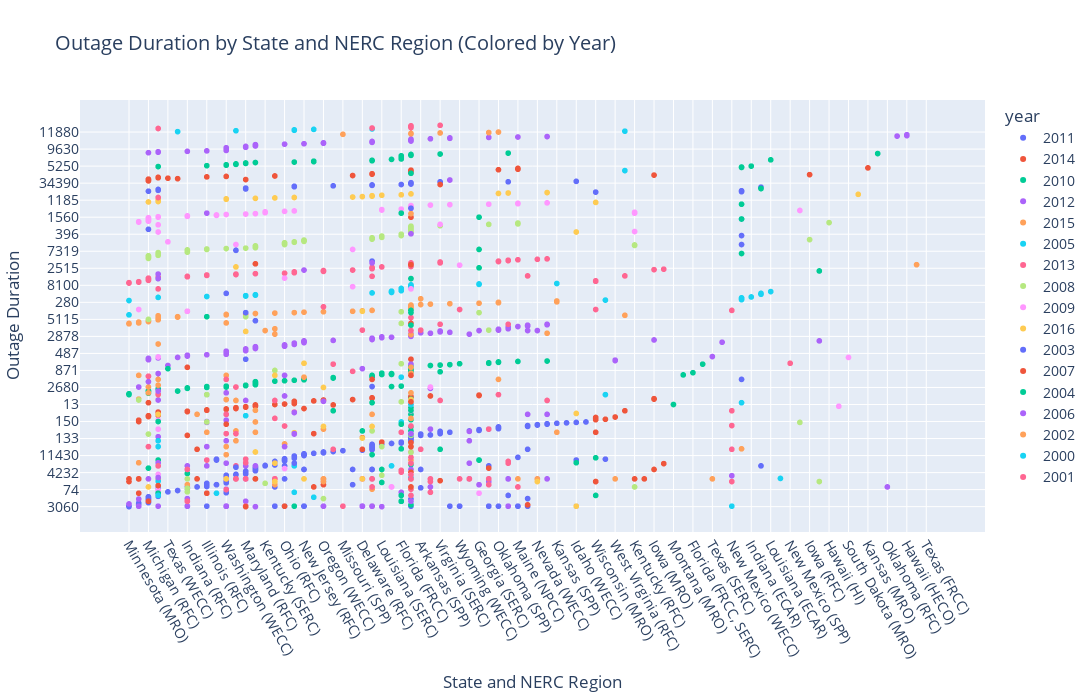

Notebook code for this chart:
### Code cell
# Create a combined label for clarity
data = raw.copy()
data['state_region'] = data['state'] + ' (' + data['nerc_region'] + ')'

fig = px.scatter(
    data,
    x='state_region',
    y='duration',
    color='year',
    title='Outage Duration by State and NERC Region (Colored by Year)',
    labels={'State_Region': 'State (NERC Region)', 'Outage Duration': 'Outage Duration (hours)'},
    hover_data=['state', 'nerc_region', 'year', 'duration'],
)

fig.update_layout(
    xaxis_tickangle=60,
    xaxis_title='State and NERC Region',
    yaxis_title='Outage Duration',
    height=700,
    width=1400,
    font=dict(size=14)
)

fig.show()

### Figure 1 — Plotly figure (JSON) as saved in the notebook; plotly's stock layout.template omitted (floating-point values rounded to 4 significant figures; data arrays with more than 128 entries replaced by an {"elided": "..."} marker saying what was removed)
{"data": [{"customdata": {"elided": "269x3 str values"}, "hovertemplate": "year=%{customdata[2]}<br>state_region=%{x}<br>duration=%{y}<br>state=%{customdata[0]}<br>nerc_region=%{customdata[1]}<extra></extra>", "legendgroup": "2011", "marker": {"color": "#636efa", "symbol": "circle"}, "mode": "markers", "name": "2011", "showlegend": true, "type": "scattergl", "x": {"elided": "269 str values"}, "xaxis": "x", "y": {"elided": "269 str values"}, "yaxis": "y"}, {"customdata": {"elided": "112x3 str values"}, "hovertemplate": "year=%{customdata[2]}<br>state_region=%{x}<br>duration=%{y}<br>state=%{customdata[0]}<br>nerc_region=%{customdata[1]}<extra></extra>", "legendgroup": "2014", "marker": {"color": "#EF553B", "symbol": "circle"}, "mode": "markers", "name": "2014", "showlegend": true, "type": "scattergl", "x": ["Minnesota (MRO)", "Minnesota (MRO)", "Tennessee (SERC)", "Tennessee (SERC)", "Tennessee (SERC)", "Tennessee (SERC)", "Tennessee (SERC)", "Tennessee (SERC)", "Tennessee (SERC)", "Tennessee (SERC)", "Tennessee (SERC)", "Wisconsin (MRO)", "Wisconsin (MRO)", "Wisconsin (RFC)", "Wisconsin (MRO)", "Wisconsin (MRO)", "Wisconsin (MRO)", "Wisconsin (MRO)", "Wisconsin (MRO)", "Wisconsin (MRO)", "Wisconsin (MRO)", "West Virginia (RFC)", "Michigan (RFC)", "Michigan (RFC)", "Michigan (RFC)", "Texas (TRE)", "Texas (TRE)", "Texas (TRE)", "Texas (TRE)", "Texas (TRE)", "Texas (TRE)", "Texas (TRE)", "Texas (TRE)", "Texas (TRE)", "Texas (TRE)", "Texas (TRE)", "Indiana (RFC)", "Indiana (RFC)", "Indiana (RFC)", "Alabama (SERC)", "Mississippi (SERC)", "Mississippi (SERC)", "Illinois (RFC)", "Illinois (RFC)", "Washington (WECC)", "Washington (WECC)", "Washington (WECC)", "Arizona (WECC)", "Arizona (WECC)", "Arizona (WECC)", "Arizona (WECC)", "Arizona (WECC)", "Arizona (WECC)", "Maryland (RFC)", "Maryland (RFC)", "Maryland (RFC)", "Pennsylvania (RFC)", "Pennsylvania (RFC)", "Pennsylvania (RFC)", "Pennsylvania (RFC)", "Pennsylvania (RFC)", "Pennsylvania (RFC)", "Kentucky (RFC)", "Utah (WECC)", "Utah (RFC)", "Utah (WECC)", "Utah (WECC)", "Utah (WECC)", "Utah (WECC)", "Ohio (RFC)", "Ohio (RFC)", "North Carolina (SERC)", "North Carolina (SERC)", "North Carolina (SERC)", "North Carolina (SERC)", "North Carolina (SERC)", "North Carolina (SERC)", "New Jersey (RFC)", "New Jersey (RFC)", "New Jersey (RFC)", "South Carolina (SERC)", "South Carolina (SERC)", "South Carolina (SERC)", "Oregon (WECC)", "Oregon (WECC)", "Oregon (WECC)", "Oregon (WECC)", "District of Columbia (RFC)", "Missouri (SERC)", "Delaware (RFC)", "Delaware (RFC)", "Iowa (MRO)", "Iowa (MRO)", "Iowa (MRO)", "Montana (WECC)", "New York (NPCC)", "New York (NPCC)", "New York (NPCC)", "New York (NPCC)", "Louisiana (SERC)", "California (WECC)", "California (WECC)", "California (WECC)", "California (WECC)", "California (WECC)", "California (WECC)", "California (WECC)", "California (WECC)", "Arkansas (SERC)", "Vermont (NPCC)", "Georgia (SERC)", "Georgia (SERC)"], "xaxis": "x", "y": ["1", "60", "150", "1", "1", "4125", "1200", "528", "150", "1", "1920", null, "135", "108653", "8468", "44", "90", "18660", "538", "60", "60", "1000", "4290", "2325", "2760", "1195", "1559", "5", null, "402", "220", null, "2280", "990", "45", "1", "1060", "3", "2580", "390", "30", "1", "2790", "2761", "1183", "548", "1", "353", "1", "87", "1", null, "451", "1840", "1196", "1", "59", "1", "2668", "1", "6940", "54", "1", "1", "1", "13", "1", "1", "1", "0", "634", "4510", "1265", "3120", "985", "182", "1050", null, "353", null, "180", "4177", "300", "2", "120", "840", "1", "54", "25", "30", "53", "251", "21360", "2880", "56", "0", "25920", "1", "60480", "52", "540", "370", null, "1", "617", "324", null, "1", "285", "1", "1087", "4122"], "yaxis": "y"}, {"customdata": {"elided": "106x3 str values"}, "hovertemplate": "year=%{customdata[2]}<br>state_region=%{x}<br>duration=%{y}<br>state=%{customdata[0]}<br>nerc_region=%{customdata[1]}<extra></extra>", "legendgroup": "2010", "marker": {"color": "#00cc96", "symbol": "circle"}, "mode": "markers", "name": "2010", "showlegend": true, "type": "scattergl", "x": ["Minnesota (MRO)", "Minnesota (MRO)", "Minnesota (MRO)", "Wisconsin (MRO)", "Wisconsin (MRO)", "Michigan (RFC)", "Michigan (RFC)", "Michigan (RFC)", "Michigan (RFC)", "Michigan (RFC)", "Michigan (RFC)", "Michigan (RFC)", "Michigan (RFC)", "Texas (TRE)", "Texas (TRE)", "Texas (TRE)", "Texas (TRE)", "Texas (TRE)", "Indiana (RFC)", "Indiana (RFC)", "Indiana (RFC)", "Illinois (RFC)", "Illinois (RFC)", "Illinois (RFC)", "Illinois (RFC)", "Washington (WECC)", "Washington (WECC)", "Maryland (RFC)", "Maryland (RFC)", "Pennsylvania (RFC)", "Pennsylvania (RFC)", "Pennsylvania (RFC)", "Pennsylvania (RFC)", "Pennsylvania (RFC)", "Pennsylvania (RFC)", "Pennsylvania (RFC)", "Pennsylvania (RFC)", "Utah (WECC)", "Ohio (RFC)", "North Carolina (SERC)", "North Carolina (SERC)", "New Jersey (RFC)", "New Jersey (RFC)", "New Jersey (RFC)", "New Jersey (RFC)", "District of Columbia (RFC)", "District of Columbia (RFC)", "District of Columbia (RFC)", "Delaware (RFC)", "Montana (MRO)", "New York (NPCC)", "New York (NPCC)", "New York (NPCC)", "New York (NPCC)", "New York (NPCC)", "New York (NPCC)", "New York (RFC)", "Louisiana (SERC)", "Louisiana (SPP)", "Louisiana (SERC)", "Louisiana (SERC)", "Louisiana (SERC)", "Louisiana (SPP)", "Louisiana (SERC)", "Louisiana (SPP)", "Louisiana (SERC)", "Louisiana (SERC)", "Florida (FRCC, SERC)", "California (WECC)", "California (WECC)", "California (WECC)", "California (WECC)", "California (WECC)", "California (WECC)", "California (WECC)", "California (WECC)", "California (WECC)", "California (WECC)", "California (WECC)", "California (WECC)", "California (WECC)", "California (WECC)", "California (WECC)", "California (WECC)", "California (WECC)", "California (WECC)", "California (WECC)", "California (WECC)", "California (WECC)", "California (WECC)", "California (WECC)", "California (WECC)", "California (WECC)", "Arkansas (SERC)", "Virginia (SERC)", "Virginia (SERC)", "Virginia (RFC)", "Virginia (SERC)", "Nebraska (SPP)", "Wyoming (WECC)", "Connecticut (NPCC)", "Connecticut (NPCC)", "Oklahoma (SPP)", "Oklahoma (SPP)", "Maine (NPCC)", "Colorado (WECC)"], "xaxis": "x", "y": ["3000", "1860", "2970", "388", "480", "5730", "2820", "5610", "4170", "6030", "600", "4260", "1019", "2142", "360", "6300", "685", "940", "1980", "513", "23187", "2680", "3000", "2700", "2100", "2460", "2700", "7700", "3040", "2865", "9450", "4792", "3232", "5320", "376", "7709", "7080", "2275", "1843", "0", "42", "7020", "3300", "11580", "9719", "9886", "390", "855", "50", "13", "10080", "9480", "5760", "7320", "2520", "21", "18240", "2775", "2775", "2775", "2775", "430", "557", "467", "430", "2880", "295", "372", "177", "144", "56", "1470", "294", "871", "451", "199", "1524", "268", "39", "14190", "6070", "47", "660", "135", "50", "1008", "2895", "5", "11", "47", "251", "122", "5227", "206", "144", "235", "3366", "30", "159", "61", "76", "3305", "7200", "148", "673", "391"], "yaxis": "y"}, {"customdata": {"elided": "174x3 str values"}, "hovertemplate": "year=%{customdata[2]}<br>state_region=%{x}<br>duration=%{y}<br>state=%{customdata[0]}<br>nerc_region=%{customdata[1]}<extra></extra>", "legendgroup": "2012", "marker": {"color": "#ab63fa", "symbol": "circle"}, "mode": "markers", "name": "2012", "showlegend": true, "type": "scattergl", "x": {"elided": "174 str values"}, "xaxis": "x", "y": {"elided": "174 str values"}, "yaxis": "y"}, {"customdata": {"elided": "119x3 str values"}, "hovertemplate": "year=%{customdata[2]}<br>state_region=%{x}<br>duration=%{y}<br>state=%{customdata[0]}<br>nerc_region=%{customdata[1]}<extra></extra>", "legendgroup": "2015", "marker": {"color": "#FFA15A", "symbol": "circle"}, "mode": "markers", "name": "2015", "showlegend": true, "type": "scattergl", "x": ["Minnesota (MRO)", "Minnesota (MRO)", "Tennessee (SERC)", "Tennessee (SERC)", "Tennessee (SERC)", "Tennessee (SERC)", "Tennessee (SERC)", "Tennessee (SERC)", "Tennessee (SERC)", "West Virginia (RFC)", "Michigan (RFC)", "Michigan (RFC)", "Michigan (RFC)", "Michigan (RFC)", "Michigan (RFC)", "Michigan (RFC)", "Texas (TRE)", "Texas (TRE)", "Texas (TRE)", "Texas (TRE)", "Texas (TRE)", "Texas (TRE)", "Texas (TRE)", "Texas (SERC)", "Texas (TRE)", "Texas (SPP)", "Texas (TRE)", "Texas (TRE)", "Texas (SPP)", "Texas (TRE)", "Texas (TRE)", "Texas (TRE)", "Texas (TRE)", "Indiana (RFC)", "Alabama (SERC)", "Mississippi (SERC)", "Illinois (RFC)", "Washington (WECC)", "Washington (WECC)", "Washington (WECC)", "Washington (WECC)", "Washington (WECC)", "Washington (WECC)", "Washington (WECC)", "Washington (WECC)", "Washington (WECC)", "Washington (WECC)", "Washington (WECC)", "Arizona (WECC)", "Arizona (WECC)", "Arizona (WECC)", "Maryland (RFC)", "Pennsylvania (RFC)", "Pennsylvania (RFC)", "Kentucky (SERC)", "Utah (WECC)", "Utah (WECC)", "Utah (WECC)", "Utah (WECC)", "Utah (WECC)", "Utah (WECC)", "Ohio (RFC)", "North Carolina (SERC)", "New Jersey (RFC)", "New Jersey (NPCC)", "New Jersey (RFC)", "Oregon (WECC)", "Oregon (WECC)", "Oregon (WECC)", "Oregon (WECC)", "Oregon (WECC)", "Missouri (SERC)", "Missouri (SERC)", "Delaware (RFC)", "New York (NPCC)", "New York (NPCC)", "New York (NPCC)", "California (WECC)", "California (WECC)", "California (WECC)", "California (WECC)", "California (WECC)", "California (WECC)", "California (WECC)", "California (WECC)", "California (WECC)", "California (WECC)", "California (WECC)", "California (WECC)", "California (WECC)", "California (WECC)", "California (WECC)", "California (WECC)", "California (WECC)", "California (WECC)", "California (WECC)", "California (WECC)", "California (WECC)", "California (WECC)", "California (WECC)", "California (WECC)", "California (WECC)", "Arkansas (SPP)", "Arkansas (SERC)", "Virginia (RFC)", "Georgia (SERC)", "Oklahoma (SPP)", "Oklahoma (SPP)", "Oklahoma (SPP)", "Oklahoma (SPP)", "Oklahoma (SPP)", "Maine (NPCC)", "Nevada (WECC)", "Colorado (WECC)", "Kansas (SPP)", "Kansas (SPP)", "Kansas (SPP)", "Kansas (SPP)", "Kansas (SPP)"], "xaxis": "x", "y": ["1740", "155", "19", "21", "935", null, "95", "251", "310", "1", "1710", "1995", "4338", "232", "2820", "2700", "373", "2690", "5115", "225", "3000", "3020", "2420", "1", "455", "63", "1", "3300", "1320", "3040", "550", null, "1955", "120", "803", "5", "90", "8880", "19", "25", "420", "663", null, null, null, null, "21", "2520", "50", "70", "2", "304", "90", "1642", "108", "120", "1", "113", "31", "20", "1", "7", "1950", "132", null, "10080", "210", "1", "91", "60", "1", "65", null, "4254", "5", "255", "161", "247", "1", "32", "55", null, "2050", "26", "797", "12", "295", "360", "1", "420", "1", "166", "15", null, "989", "44", "98", "98", "157", "72", "1", "236", "1226", "2363", "2435", "1999", "1042", null, null, "3300", "280", "1", "1", "105", "187", "1406", "348", "90", null], "yaxis": "y"}, {"customdata": {"elided": "55x3 str values"}, "hovertemplate": "year=%{customdata[2]}<br>state_region=%{x}<br>duration=%{y}<br>state=%{customdata[0]}<br>nerc_region=%{customdata[1]}<extra></extra>", "legendgroup": "2005", "marker": {"color": "#19d3f3", "symbol": "circle"}, "mode": "markers", "name": "2005", "showlegend": true, "type": "scattergl", "x": ["Minnesota (MRO)", "Minnesota (MRO)", "Wisconsin (RFC)", "Wisconsin (RFC)", "Michigan (ECAR)", "Michigan (ECAR)", "Michigan (ECAR)", "Michigan (ECAR)", "Michigan (ECAR)", "Michigan (ECAR)", "Texas (TRE)", "Texas (TRE)", "Texas (TRE)", "Texas (TRE)", "Indiana (ECAR)", "Illinois (RFC)", "Maryland (RFC)", "Maryland (RFC)", "Maryland (RFC)", "Pennsylvania (RFC)", "Pennsylvania (RFC)", "Ohio (ECAR)", "Ohio (ECAR)", "Ohio (ECAR)", "North Carolina (SERC)", "North Carolina (SERC)", "New York (NPCC)", "Louisiana (SPP)", "Louisiana (SPP)", "Louisiana (SPP)", "Louisiana (ECAR)", "Louisiana (SPP)", "Florida (FRCC)", "Florida (FRCC)", "Florida (FRCC)", "Florida (FRCC)", "Florida (FRCC)", "Florida (FRCC)", "Florida (FRCC)", "Florida (FRCC)", "California (WECC)", "California (WECC)", "California (WECC)", "California (WECC)", "California (WECC)", "California (WECC)", "California (WECC)", "California (WECC)", "California (WECC)", "California (WECC)", "Arkansas (ECAR)", "Georgia (SERC)", "Georgia (SERC)", "Colorado (WECC)", "Kansas (SPP)"], "xaxis": "x", "y": ["3960", "8880", "3000", "4410", "6510", "3120", "7530", "8160", "7620", "2939", "12180", "1620", "1110", "420", "15950", "149", "2760", "5628", "4517", "1757", "1714", "11640", "7920", "6480", "1440", "240", "3240", "2160", "1440", "692", "6240", "18804", "17520", "8189", "720", "13430", "10080", "24780", "1080", "14101", "171", "84", "202", "4740", "250", "249", "13", "8100", "245", "8", "126", "1380", "1865", null, "14040"], "yaxis": "y"}, {"customdata": {"elided": "153x3 str values"}, "hovertemplate": "year=%{customdata[2]}<br>state_region=%{x}<br>duration=%{y}<br>state=%{customdata[0]}<br>nerc_region=%{customdata[1]}<extra></extra>", "legendgroup": "2013", "marker": {"color": "#FF6692", "symbol": "circle"}, "mode": "markers", "name": "2013", "showlegend": true, "type": "scattergl", "x": {"elided": "153 str values"}, "xaxis": "x", "y": {"elided": "153 str values"}, "yaxis": "y"}, {"customdata": {"elided": "111x3 str values"}, "hovertemplate": "year=%{customdata[2]}<br>state_region=%{x}<br>duration=%{y}<br>state=%{customdata[0]}<br>nerc_region=%{customdata[1]}<extra></extra>", "legendgroup": "2008", "marker": {"color": "#B6E880", "symbol": "circle"}, "mode": "markers", "name": "2008", "showlegend": true, "type": "scattergl", "x": ["Tennessee (SERC)", "Michigan (RFC)", "Michigan (RFC)", "Michigan (RFC)", "Michigan (RFC)", "Michigan (RFC)", "Michigan (RFC)", "Michigan (RFC)", "Michigan (RFC)", "Michigan (RFC)", "Texas (TRE)", "Texas (TRE)", "Texas (TRE)", "Texas (TRE)", "Texas (TRE)", "Texas (TRE)", "Texas (TRE)", "Texas (TRE)", "Indiana (RFC)", "Indiana (RFC)", "Indiana (RFC)", "Indiana (RFC)", "Indiana (RFC)", "Indiana (RFC)", "Indiana (RFC)", "Indiana (RFC)", "Indiana (RFC)", "Illinois (RFC)", "Illinois (RFC)", "Illinois (RFC)", "Illinois (RFC)", "Washington (WECC)", "Maryland (RFC)", "Maryland (RFC)", "Pennsylvania (RFC)", "Pennsylvania (RFC)", "Pennsylvania (RFC)", "Pennsylvania (RFC)", "Pennsylvania (RFC)", "Kentucky (RFC)", "Kentucky (SERC)", "Kentucky (RFC)", "Kentucky (RFC)", "Utah (WECC)", "Ohio (RFC)", "Ohio (RFC)", "Ohio (RFC)", "Ohio (RFC)", "Ohio (RFC)", "North Carolina (SERC)", "North Carolina (SERC)", "New Jersey (RFC)", "New Jersey (RFC)", "New Jersey (RFC)", "New Jersey (RFC)", "Oregon (WECC)", "Missouri (RFC)", "Iowa (RFC)", "New York (NPCC)", "New York (NPCC)", "New York (NPCC)", "New York (NPCC)", "New York (NPCC)", "Louisiana (SERC)", "Louisiana (SERC)", "Louisiana (SERC)", "Louisiana (SERC)", "Louisiana (SERC)", "Louisiana (SERC)", "Florida (FRCC)", "Florida (FRCC)", "Florida (FRCC)", "Florida (FRCC)", "Florida (FRCC)", "Florida (FRCC)", "Florida (FRCC)", "Florida (FRCC)", "California (WECC)", "California (WECC)", "California (WECC)", "California (WECC)", "California (WECC)", "California (WECC)", "California (WECC)", "California (WECC)", "California (WECC)", "California (WECC)", "California (WECC)", "California (WECC)", "California (WECC)", "California (WECC)", "California (WECC)", "California (WECC)", "California (WECC)", "California (WECC)", "California (WECC)", "California (WECC)", "California (WECC)", "California (WECC)", "California (WECC)", "Virginia (SERC)", "Virginia (SERC)", "Virginia (SERC)", "Nebraska (MRO)", "Georgia (SERC)", "Connecticut (NPCC)", "Connecticut (NPCC)", "Maine (NPCC)", "Maine (NPCC)", "Maine (NPCC)", "Hawaii (HI)"], "xaxis": "x", "y": ["840", "5115", "7650", "4110", "270", "5580", "705", "11850", "8922", "1140", "27698", "847", "12124", "5595", "3360", "3569", "27698", "21540", "233", "2120", "96", "7319", "1", "1130", "35", "10", "3872", "810", "3000", "720", "2010", "248", "4470", "1320", "5579", "6938", "299", "6713", "2684", "300", "1020", "23700", "10499", "871", "4200", "805", "2190", "11531", "11420", "1318", "885", "3599", "6090", "1365", "333", "200", "870", "8670", "10726", "5400", "3584", "4710", "50", "28170", "420", "13215", "17812", "20416", "355", "182", "5820", "155", "91", "5071", "38", "61", "396", "155", "437", "1054", "523", "3", "749", null, "270", "224", "15180", "179", "234", "829", "269", "761", "865", "252", "11867", "1035", "751", "214", "4605", "759", "424", "1826", "570", "60", "1950", "110", "2640", "3667", "1037", "618", "1367"], "yaxis": "y"}, {"customdata": {"elided": "78x3 str values"}, "hovertemplate": "year=%{customdata[2]}<br>state_region=%{x}<br>duration=%{y}<br>state=%{customdata[0]}<br>nerc_region=%{customdata[1]}<extra></extra>", "legendgroup": "2009", "marker": {"color": "#FF97FF", "symbol": "circle"}, "mode": "markers", "name": "2009", "showlegend": true, "type": "scattergl", "x": ["Tennessee (SERC)", "Tennessee (SERC)", "Tennessee (SERC)", "Michigan (RFC)", "Michigan (RFC)", "Michigan (RFC)", "Michigan (RFC)", "Michigan (RFC)", "Michigan (RFC)", "Michigan (RFC)", "Michigan (RFC)", "Michigan (RFC)", "Texas (TRE)", "Texas (TRE)", "Texas (TRE)", "Texas (TRE)", "Texas (TRE)", "Texas (TRE)", "Texas (TRE)", "Texas (TRE)", "Texas (WECC)", "Texas (TRE)", "Texas (TRE)", "Texas (TRE)", "Indiana (RFC)", "Indiana (RFC)", "Indiana (RFC)", "Indiana (RFC)", "Illinois (SERC)", "Illinois (SERC)", "Washington (WECC)", "Arizona (WECC)", "Maryland (RFC)", "Pennsylvania (RFC)", "Kentucky (RFC)", "Kentucky (SERC)", "Kentucky (RFC)", "Kentucky (SERC)", "Kentucky (RFC)", "Utah (WECC)", "Ohio (RFC)", "Ohio (RFC)", "Ohio (RFC)", "North Carolina (SERC)", "Missouri (SERC)", "Missouri (RFC)", "Missouri (SERC)", "Louisiana (SPP)", "Louisiana (SERC)", "Louisiana (SERC)", "Louisiana (SPP)", "Louisiana (SPP)", "Florida (FRCC)", "California (WECC)", "California (WECC)", "California (WECC)", "California (WECC)", "California (WECC)", "California (WECC)", "California (WECC)", "California (WECC)", "California (WECC)", "California (WECC)", "California (WECC)", "California (WECC)", "California (WECC)", "Arkansas (SERC)", "Arkansas (SERC)", "Virginia (RFC)", "Virginia (SERC)", "Wyoming (WECC)", "Georgia (SERC)", "Connecticut (NPCC)", "Maine (NPCC)", "Maine (NPCC)", "Colorado (WECC)", "South Dakota (RFC)", "South Dakota (MRO)"], "xaxis": "x", "y": ["762", "136", "32", "3540", "3915", "4590", "5670", "3015", "5700", "78377", "4259", "1588", "215", "570", "1500", "224", "210", "1920", "1560", "240", "885", "6000", "2220", "330", "12240", "65", "23773", "12240", "659", "9230", "1204", "4200", "2855", "5160", "1680", "652", "3570", "6492", "15180", "15", "3630", "930", "1733", "1460", "810", "4150", "4740", "300", "732", "510", "300", "300", "1419", "945", "125", "40", "1080", "390", "400", null, "124", "89", "900", "89", "909", "326", "10274", "2700", "1337", "2640", "106", "1200", "4560", "2108", "881", "2710", "59", "181"], "yaxis": "y"}, {"customdata": {"elided": "59x3 str values"}, "hovertemplate": "year=%{customdata[2]}<br>state_region=%{x}<br>duration=%{y}<br>state=%{customdata[0]}<br>nerc_region=%{customdata[1]}<extra></extra>", "legendgroup": "2016", "marker": {"color": "#FECB52", "symbol": "circle"}, "mode": "markers", "name": "2016", "showlegend": true, "type": "scattergl", "x": ["Tennessee (SERC)", "Tennessee (SERC)", "Wisconsin (MRO)", "Michigan (RFC)", "Michigan (RFC)", "Texas (TRE)", "Texas (TRE)", "Texas (TRE)", "Texas (TRE)", "Texas (TRE)", "Texas (TRE)", "Washington (WECC)", "Washington (WECC)", "Washington (WECC)", "Washington (WECC)", "Washington (WECC)", "Washington (WECC)", "Washington (WECC)", "Arizona (WECC)", "Maryland (RFC)", "Pennsylvania (RFC)", "Pennsylvania (RFC)", "Utah (WECC)", "Utah (WECC)", "Utah (WECC)", "Utah (WECC)", "Utah (WECC)", "North Carolina (SERC)", "North Carolina (SERC)", "New Jersey (RFC)", "New Jersey (RFC)", "Oregon (WECC)", "Oregon (WECC)", "Oregon (WECC)", "Missouri (SERC)", "Missouri (SERC)", "Delaware (RFC)", "Delaware (RFC)", "Delaware (RFC)", "Delaware (RFC)", "New York (NPCC)", "New York (NPCC)", "New York (NPCC)", "New York (NPCC)", "Louisiana (SERC)", "Louisiana (SERC)", "Florida (FRCC)", "California (WECC)", "California (SERC)", "California (WECC)", "California (WECC)", "Oklahoma (SPP)", "Massachusetts (NPCC)", "Nevada (WECC)", "Colorado (WECC)", "Idaho (WECC)", "Idaho (WECC)", "Idaho (WECC)", "Idaho (WECC)"], "xaxis": "x", "y": [null, null, "1605", "1513", "300", "1455", "3255", "5", "2655", "1185", "3050", "1", "1919", null, null, "313", null, null, "227", "1673", "164", "278", "60", "204", "15", "60", "21", "1355", "167", "1", "76", "73", null, "2680", "1199", null, "65", "1", "507", "213", "191", "73", null, "18717", "3180", null, "83", "25", "223", "49427", null, "796", "1068", "60", "4019", "224", "0", null, "220"], "yaxis": "y"}, {"customdata": {"elided": "46x3 str values"}, "hovertemplate": "year=%{customdata[2]}<br>state_region=%{x}<br>duration=%{y}<br>state=%{customdata[0]}<br>nerc_region=%{customdata[1]}<extra></extra>", "legendgroup": "2003", "marker": {"color": "#636efa", "symbol": "circle"}, "mode": "markers", "name": "2003", "showlegend": true, "type": "scattergl", "x": ["Wisconsin (RFC)", "Wisconsin (MRO)", "Michigan (ECAR)", "Michigan (ECAR)", "Michigan (ECAR)", "Michigan (ECAR)", "Michigan (RFC)", "Michigan (RFC)", "Michigan (ECAR)", "Michigan (ECAR)", "Texas (TRE)", "Texas (TRE)", "Texas (TRE)", "Illinois (SERC)", "Illinois (RFC)", "Illinois (SERC)", "Washington (WECC)", "Arizona (WECC)", "Arizona (WECC)", "Maryland (RFC)", "Maryland (RFC)", "Maryland (RFC)", "Maryland (RFC)", "Maryland (RFC)", "Pennsylvania (RFC)", "Ohio (ECAR)", "Ohio (ECAR)", "Ohio (ECAR)", "North Carolina (SERC)", "North Carolina (SERC)", "North Carolina (SERC)", "District of Columbia (RFC)", "New York (NPCC)", "New York (NPCC)", "New York (NPCC)", "New York (NPCC)", "Florida (FRCC)", "California (WECC)", "California (WECC)", "California (WECC)", "California (WECC)", "California (WECC)", "Virginia (SERC)", "Virginia (SERC)", "Massachusetts (NPCC)", "Idaho (WECC)"], "xaxis": "x", "y": ["960", "1219", "5820", "3051", "4200", "3300", "761", "46080", "2694", "5700", "9486", "186", "757", "360", "120", "960", "6480", "35", "100", "1950", "12890", "4920", "4080", "7298", "4338", "5040", "3137", "1440", "3388", "1528", "15", "14500", "2089", "1732", "5513", "2100", "816", "721", "5910", "34390", "125", "1914", "131", "115", "115", "1548"], "yaxis": "y"}, {"customdata": {"elided": "56x3 str values"}, "hovertemplate": "year=%{customdata[2]}<br>state_region=%{x}<br>duration=%{y}<br>state=%{customdata[0]}<br>nerc_region=%{customdata[1]}<extra></extra>", "legendgroup": "2007", "marker": {"color": "#EF553B", "symbol": "circle"}, "mode": "markers", "name": "2007", "showlegend": true, "type": "scattergl", "x": ["Michigan (RFC)", "Michigan (RFC)", "Michigan (RFC)", "Michigan (RFC)", "Michigan (RFC)", "Michigan (RFC)", "Michigan (RFC)", "Texas (WECC)", "Texas (SPP)", "Texas (WECC)", "Texas (TRE)", "Texas (TRE)", "Texas (TRE)", "Indiana (RFC)", "Illinois (RFC)", "Illinois (RFC)", "Illinois (RFC)", "Washington (WECC)", "Washington (WECC)", "Maryland (RFC)", "Maryland (RFC)", "Pennsylvania (RFC)", "Utah (WECC)", "Missouri (SERC)", "Iowa (MRO)", "Iowa (RFC)", "New York (NPCC)", "New York (NPCC)", "New York (NPCC)", "California (WECC)", "California (WECC)", "California (WECC)", "California (WECC)", "California (WECC)", "California (WECC)", "California (WECC)", "California (WECC)", "California (WECC)", "California (WECC)", "California (WECC)", "California (WECC)", "California (WECC)", "California (WECC)", "California (WECC)", "California (WECC)", "California (WECC)", "California (WECC)", "Virginia (SERC)", "Virginia (SERC)", "Connecticut (NPCC)", "Oklahoma (SPP)", "Maine (NPCC)", "Maine (NPCC)", "Maine (NPCC)", "New Hampshire (NPCC)", "Kansas (MRO)"], "xaxis": "x", "y": ["4830", "3637", "4320", "168", "3120", "5790", "9150", null, "2340", "766", "690", "318", "1830", "47", "7609", "1200", "1200", "2040", "6276", "3060", "5790", "78", "283", "2070", "347", "1044", "3300", "49", "48", "420", "64", "155", "1560", "3301", "435", "854", "182", "230", "962", "17", "21", "959", "1230", "37", "300", "4080", null, "385", "816", "4260", "13972", "1676", "3604", "950", "660", "13650"], "yaxis": "y"}, {"customdata": {"elided": "71x3 str values"}, "hovertemplate": "year=%{customdata[2]}<br>state_region=%{x}<br>duration=%{y}<br>state=%{customdata[0]}<br>nerc_region=%{customdata[1]}<extra></extra>", "legendgroup": "2004", "marker": {"color": "#00cc96", "symbol": "circle"}, "mode": "markers", "name": "2004", "showlegend": true, "type": "scattergl", "x": ["Michigan (ECAR)", "Michigan (ECAR)", "Michigan (ECAR)", "Michigan (ECAR)", "Michigan (ECAR)", "Texas (TRE)", "Texas (SPP)", "Texas (WECC)", "Texas (TRE)", "Texas (TRE)", "Texas (TRE)", "Texas (TRE)", "Indiana (ECAR)", "Illinois (RFC)", "Illinois (RFC)", "Washington (WECC)", "Washington (WECC)", "Arizona (WECC)", "Arizona (WECC)", "Arizona (WECC)", "Maryland (RFC)", "Maryland (RFC)", "Pennsylvania (RFC)", "Ohio (ECAR)", "Ohio (ECAR)", "North Carolina (SERC)", "South Carolina (SERC)", "South Carolina (SERC)", "New York (NPCC)", "New York (NPCC)", "New York (NPCC)", "Louisiana (ECAR)", "Louisiana (SPP)", "Louisiana (SPP)", "Florida (FRCC)", "Florida (FRCC)", "Florida (FRCC)", "Florida (FRCC)", "Florida (FRCC)", "Florida (FRCC)", "Florida (FRCC)", "Florida (FRCC)", "Florida (FRCC)", "Florida (FRCC)", "Florida (FRCC)", "Florida (FRCC)", "Florida (FRCC)", "Florida (FRCC)", "Florida (FRCC)", "Florida (FRCC)", "Florida (FRCC)", "California (WECC)", "California (WECC)", "California (WECC)", "California (WECC)", "California (WECC)", "California (WECC)", "California (WECC)", "California (WECC)", "California (WECC)", "California (WECC)", "Virginia (SERC)", "Nebraska (MRO)", "Georgia (SERC)", "Georgia (SERC)", "Georgia (SERC)", "Georgia (SERC)", "Georgia (SERC)", "Oklahoma (ECAR)", "Massachusetts (NPCC)", "Idaho (WECC)"], "xaxis": "x", "y": ["5700", "3360", "4560", "7800", "5840", "900", "600", "39", "1200", "17865", "1200", "150", "5250", "1320", "1530", "5340", "4285", "49320", "49320", "418", "1671", "2279", "2319", "4920", "4920", "1890", "488", "3480", "4680", "3120", "2400", "8054", "2100", "1755", "4320", "4320", "480", "1005", "221", "4320", "3600", "6840", "221", "7560", "10380", "2040", "12060", "1680", "13920", "1099", "2460", "33", "2790", "2759", "161", "900", "64", "270", "1950", "572", "1414", "624", "4", "810", "1800", "1560", "360", "360", "6685", "374", "95"], "yaxis": "y"}, {"customdata": {"elided": "67x3 str values"}, "hovertemplate": "year=%{customdata[2]}<br>state_region=%{x}<br>duration=%{y}<br>state=%{customdata[0]}<br>nerc_region=%{customdata[1]}<extra></extra>", "legendgroup": "2006", "marker": {"color": "#ab63fa", "symbol": "circle"}, "mode": "markers", "name": "2006", "showlegend": true, "type": "scattergl", "x": ["Michigan (RFC)", "Michigan (RFC)", "Texas (TRE)", "Texas (TRE)", "Texas (TRE)", "Texas (TRE)", "Texas (TRE)", "Texas (TRE)", "Texas (TRE)", "Texas (TRE)", "Indiana (RFC)", "Illinois (RFC)", "Illinois (RFC)", "Illinois (RFC)", "Washington (WECC)", "Washington (WECC)", "Washington (WECC)", "Washington (WECC)", "Washington (WECC)", "Washington (WECC)", "Washington (WECC)", "Washington (WECC)", "Maryland (RFC)", "Maryland (RFC)", "Maryland (RFC)", "Pennsylvania (RFC)", "Pennsylvania (RFC)", "Pennsylvania (RFC)", "Pennsylvania (RFC)", "Pennsylvania (RFC)", "Ohio (RFC)", "Ohio (RFC)", "North Carolina (SERC)", "North Carolina (SERC)", "New Jersey (RFC)", "New Jersey (RFC)", "Oregon (WECC)", "Oregon (WECC)", "Oregon (WECC)", "New York (NPCC)", "New York (NPCC)", "New York (NPCC)", "New York (NPCC)", "California (WECC)", "California (WECC)", "California (WECC)", "California (WECC)", "California (WECC)", "California (WECC)", "California (WECC)", "California (WECC)", "California (WECC)", "Arkansas (SERC)", "Virginia (RFC)", "Virginia (RFC)", "Virginia (RFC)", "Nebraska (MRO)", "Georgia (SERC)", "Connecticut (NPCC)", "Oklahoma (RFC)", "Maine (NPCC)", "Colorado (WECC)", "Colorado (MRO)", "Hawaii (HECO)", "Hawaii (HECO)", "Hawaii (HECO)", "North Dakota (MRO)"], "xaxis": "x", "y": ["6420", "7080", "189", "245", "600", "271", "95", "121", "130", "900", "4045", "1680", "2370", "1440", "8940", "6690", "2639", "9630", "3507", "2820", "5855", "22769", "3938", "4440", "2610", "3058", "4800", "3060", "2985", "7523", "420", "1420", "180", "990", "4140", "3720", "4380", "4313", "1050", "448", "13140", "15492", "11296", "437", "180", "8472", "159", "334", "365", "2645", "7371", "180", "414", "1072", "168", "485", "9600", "120", "145", "300", "198", "439", "2140", "543", "237", "1906", null], "yaxis": "y"}, {"customdata": [["Michigan", "ECAR", "2002"], ["Arizona", "WECC", "2002"], ["Pennsylvania", "RFC", "2002"], ["Pennsylvania", "RFC", "2002"], ["Missouri", "SPP", "2002"], ["Louisiana", "SPP", "2002"], ["Florida", "SERC", "2002"], ["California", "WECC", "2002"], ["California", "WECC", "2002"], ["California", "WECC", "2002"], ["California", "WECC", "2002"], ["California", "WECC", "2002"], ["Arkansas", "SPP", "2002"], ["Virginia", "SERC", "2002"], ["Connecticut", "NPCC", "2002"], ["Oklahoma", "SPP", "2002"], ["Kansas", "SPP", "2002"]], "hovertemplate": "year=%{customdata[2]}<br>state_region=%{x}<br>duration=%{y}<br>state=%{customdata[0]}<br>nerc_region=%{customdata[1]}<extra></extra>", "legendgroup": "2002", "marker": {"color": "#FFA15A", "symbol": "circle"}, "mode": "markers", "name": "2002", "showlegend": true, "type": "scattergl", "x": ["Michigan (ECAR)", "Arizona (WECC)", "Pennsylvania (RFC)", "Pennsylvania (RFC)", "Missouri (SPP)", "Louisiana (SPP)", "Florida (SERC)", "California (WECC)", "California (WECC)", "California (WECC)", "California (WECC)", "California (WECC)", "Arkansas (SPP)", "Virginia (SERC)", "Connecticut (NPCC)", "Oklahoma (SPP)", "Kansas (SPP)"], "xaxis": "x", "y": ["3600", null, "720", "2790", "15420", null, "230", "336", "5160", "47", "2820", "6780", "8160", "2691", "5880", "11880", null], "yaxis": "y"}, {"customdata": [["Texas", "TRE", "2000"], ["Texas", "SPP", "2000"], ["Texas", "TRE", "2000"], ["Texas", "FRCC", "2000"], ["Indiana", "ECAR", "2000"], ["Alabama", "SERC", "2000"], ["Alabama", "SERC", "2000"], ["Alabama", "SERC", "2000"], ["Illinois", "SERC", "2000"], ["Illinois", "SERC", "2000"], ["Illinois", "SERC", "2000"], ["Arizona", "WECC", "2000"], ["Arizona", "WECC", "2000"], ["Ohio", "ECAR", "2000"], ["North Carolina", "SERC", "2000"], ["North Carolina", "SERC", "2000"], ["North Carolina", "SERC", "2000"], ["South Carolina", "SERC", "2000"], ["South Carolina", "SERC", "2000"], ["Delaware", "RFC", "2000"], ["New York", "NPCC", "2000"], ["California", "WECC", "2000"], ["Virginia", "SERC", "2000"], ["New Mexico", "WECC", "2000"], ["Maine", "NPCC", "2000"], ["Alaska", "ASCC", "2000"]], "hovertemplate": "year=%{customdata[2]}<br>state_region=%{x}<br>duration=%{y}<br>state=%{customdata[0]}<br>nerc_region=%{customdata[1]}<extra></extra>", "legendgroup": "2000", "marker": {"color": "#19d3f3", "symbol": "circle"}, "mode": "markers", "name": "2000", "showlegend": true, "type": "scattergl", "x": ["Texas (TRE)", "Texas (SPP)", "Texas (TRE)", "Texas (FRCC)", "Indiana (ECAR)", "Alabama (SERC)", "Alabama (SERC)", "Alabama (SERC)", "Illinois (SERC)", "Illinois (SERC)", "Illinois (SERC)", "Arizona (WECC)", "Arizona (WECC)", "Ohio (ECAR)", "North Carolina (SERC)", "North Carolina (SERC)", "North Carolina (SERC)", "South Carolina (SERC)", "South Carolina (SERC)", "Delaware (RFC)", "New York (NPCC)", "California (WECC)", "Virginia (SERC)", "New Mexico (WECC)", "Maine (NPCC)", "Alaska (ASCC)"], "xaxis": "x", "y": ["480", "2159", "70", null, null, null, "3264", "1230", null, null, "1200", "66", null, null, "11280", "2490", null, "7440", "6600", null, "681", null, null, "0", null, null], "yaxis": "y"}, {"customdata": [["Texas", "TRE", "2001"], ["Texas", "TRE", "2001"], ["Texas", "TRE", "2001"], ["New York", "NPCC", "2001"], ["California", "WECC", "2001"], ["California", "WECC", "2001"], ["California", "WECC", "2001"], ["California", "WECC", "2001"], ["California", "WECC", "2001"], ["California", "WECC", "2001"], ["California", "WECC", "2001"], ["California", "WECC", "2001"], ["California", "WECC", "2001"], ["Virginia", "SERC", "2001"], ["Massachusetts", "NPCC", "2001"]], "hovertemplate": "year=%{customdata[2]}<br>state_region=%{x}<br>duration=%{y}<br>state=%{customdata[0]}<br>nerc_region=%{customdata[1]}<extra></extra>", "legendgroup": "2001", "marker": {"color": "#FF6692", "symbol": "circle"}, "mode": "markers", "name": "2001", "showlegend": true, "type": "scattergl", "x": ["Texas (TRE)", "Texas (TRE)", "Texas (TRE)", "New York (NPCC)", "California (WECC)", "California (WECC)", "California (WECC)", "California (WECC)", "California (WECC)", "California (WECC)", "California (WECC)", "California (WECC)", "California (WECC)", "Virginia (SERC)", "Massachusetts (NPCC)"], "xaxis": "x", "y": ["167", "10140", "1440", "494", "316", "2055", "140", null, "554", "108", "75", "141", "1835", "241", "103"], "yaxis": "y"}], "layout": {"font": {"size": 14}, "height": 700, "legend": {"title": {"text": "year"}, "tracegroupgap": 0}, "title": {"text": "Outage Duration by State and NERC Region (Colored by Year)"}, "width": 1400, "xaxis": {"anchor": "y", "domain": [0, 1], "tickangle": 60, "title": {"text": "State and NERC Region"}}, "yaxis": {"anchor": "x", "domain": [0, 1], "title": {"text": "Outage Duration"}}}}
